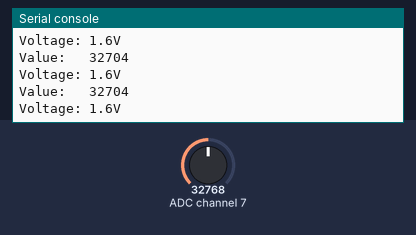
The program below on a simulated CircuitPython board. Parts: the last lines printed to the serial console. The test bench sets the inputs (shaded band); at power-on: ADC channel 7 = 32768 (analog values on the 0–65535 scale).

Above: at 1.2 s.
1.3 s: ADC channel 7 set to 45874
At 1.51 s:
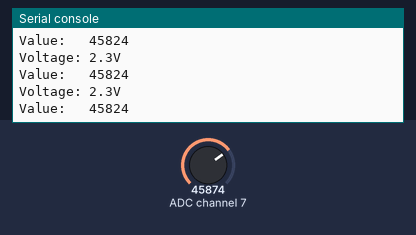
2.8 s: ADC channel 7 set to 57670
At 2.82 s:
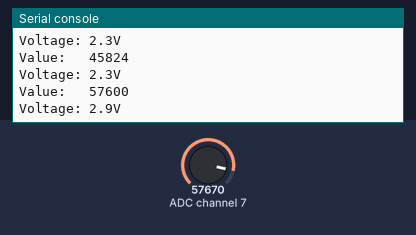
Timing chart, 0 to 5.8 s (numbered marks = the images above; inputs shaded):
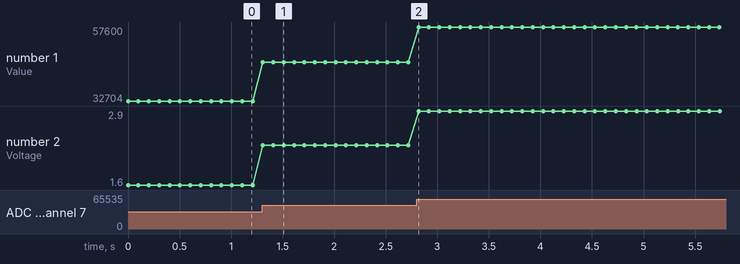

The program:

main.py
```python
"""
This example program connects a MCP3008 analog to digital converter using CircuitPython
on an Adafruit ItsyBitsy M4 Express.

MCP3008 Pin   SPI   ItsybitsyM0
------------+-----+----------------
13 (Clk)      SCK    SCK (SCK)
12 (Dout)     MISO   MI  (MISO)
11 (Din)      MOSI   MO  (MOSI)
10 (Cs)       CS     D5  (Any free digital pin)

"""
import busio
import digitalio
import board
import adafruit_mcp3xxx.mcp3008 as MCP
from adafruit_mcp3xxx.analog_in import AnalogIn
import time

spi = busio.SPI(clock=board.SCK, MISO=board.MISO, MOSI=board.MOSI)
cs = digitalio.DigitalInOut(board.D5) # chip select
mcp = MCP.MCP3008(spi, cs)

p7 = AnalogIn(mcp, MCP.P7) # channel 7

while True:
    print('Value:   {:05}'.format(p7.value))
    print('Voltage: {:1.2}V'.format(p7.voltage))
    time.sleep(0.1)
```

Measured:
- after the input at 1.3 s, the serial console: prints a new line at once (image 1)
- after the input at 2.8 s, the serial console: prints a new line at once (image 2)
- plotted number 1: 32704 → 45824 after the input at 1.3 s, 45824 → 57600 after the input at 2.8 s
- plotted number 2: 1.6 → 2.3 after the input at 1.3 s, 2.3 → 2.9 after the input at 2.8 s
